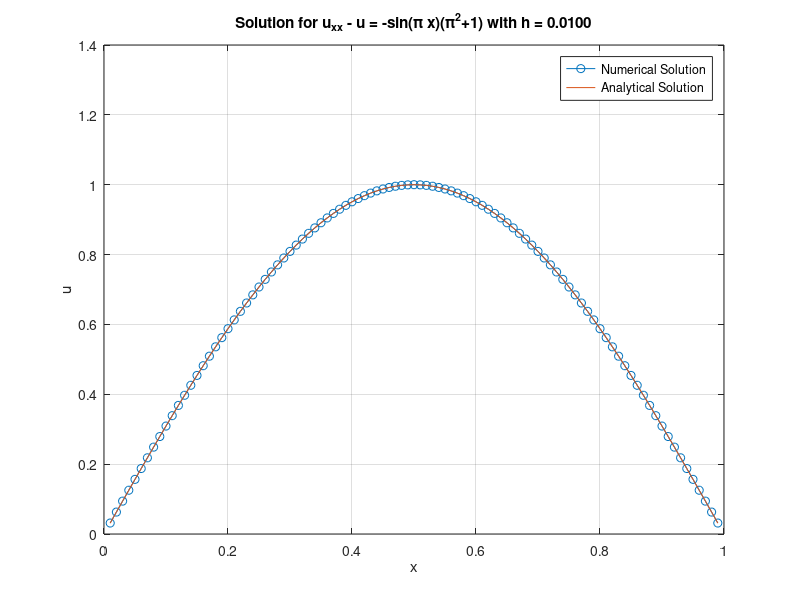

Reproduce this figure in MATLAB.
h = 0.01;

x = (h:h:(1-h))';
m = length(x);
e = ones(m, 1);

Dxx = spdiags([e (-2*e - h*h*e) e], [-1 0 1], m, m);
Dxx = Dxx / h^2;

f = -sin(pi * x) * (pi^2 + 1);

u_numerical = Dxx \ f;

u_analytical = sin(pi * x);

error = max(abs(u_numerical - u_analytical));

figure;
plot(x, u_numerical, '-o', 'DisplayName', 'Numerical Solution');
hold on;
plot(x, u_analytical, '-', 'DisplayName', 'Analytical Solution');
xlabel('x');
ylabel('u');
title(sprintf('Solution for u_{xx} - u = -sin(\\pi x)(\\pi^2+1) with h = %.4f', h));
legend;
grid on;
hold off;
exportgraphics(gcf, "5a_add.png", 'Resolution', 300);